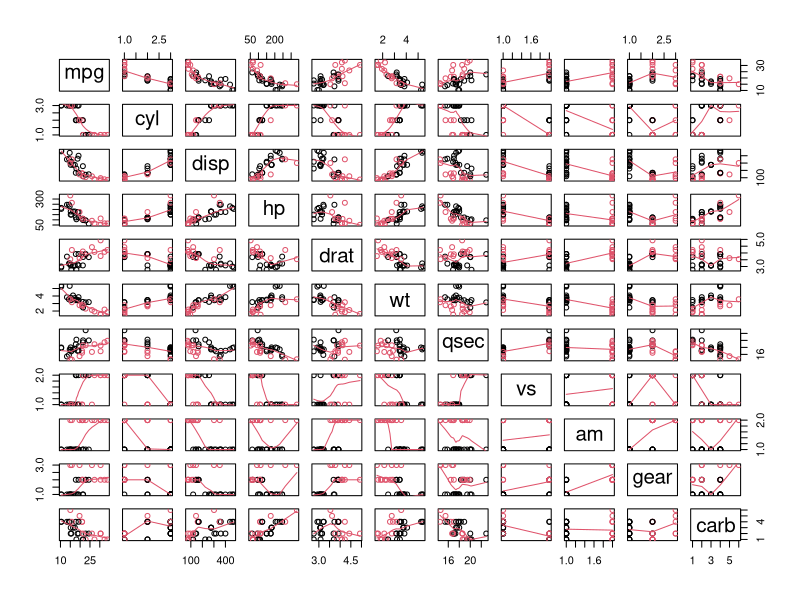
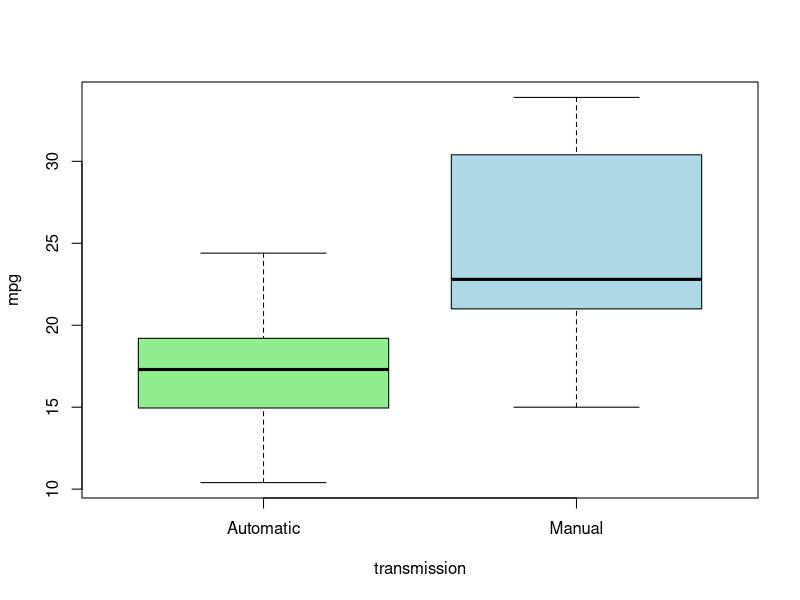
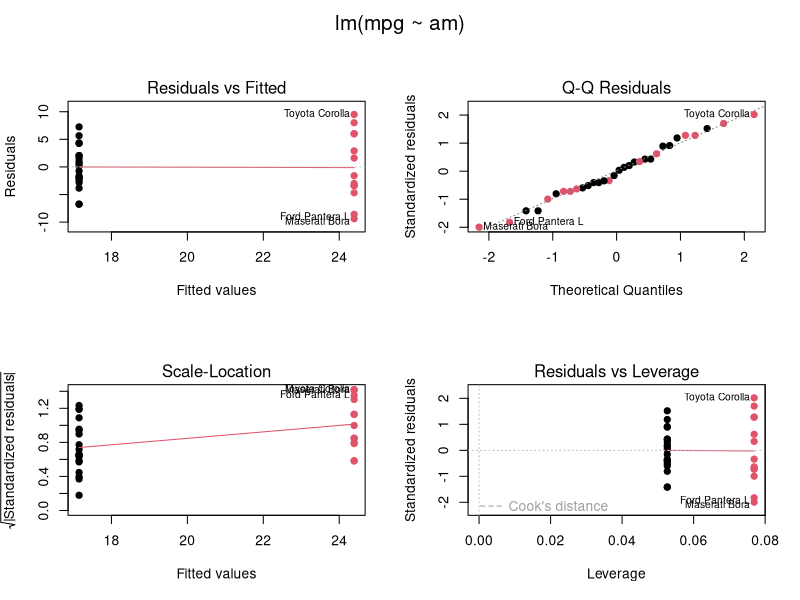
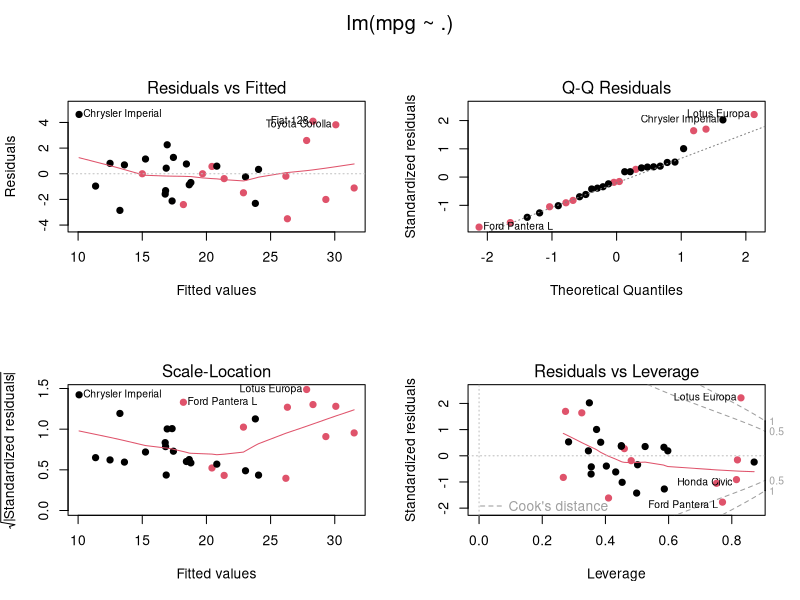
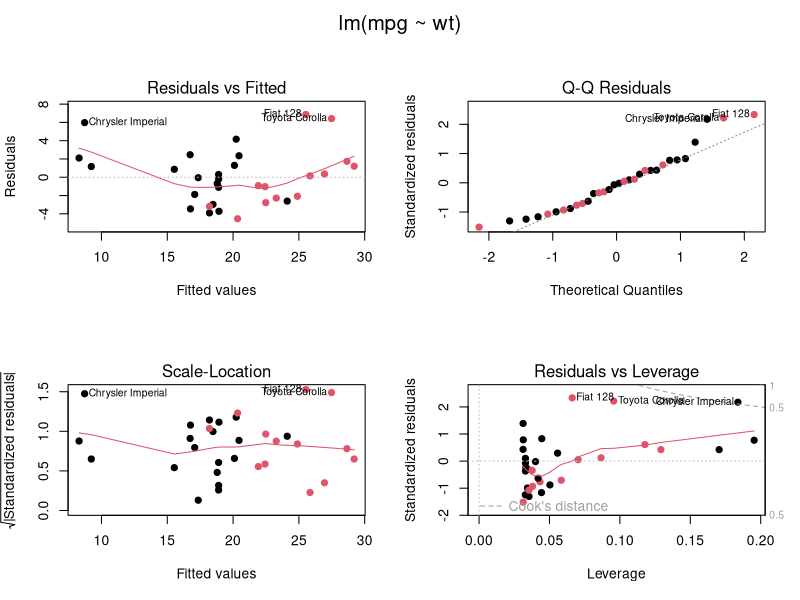
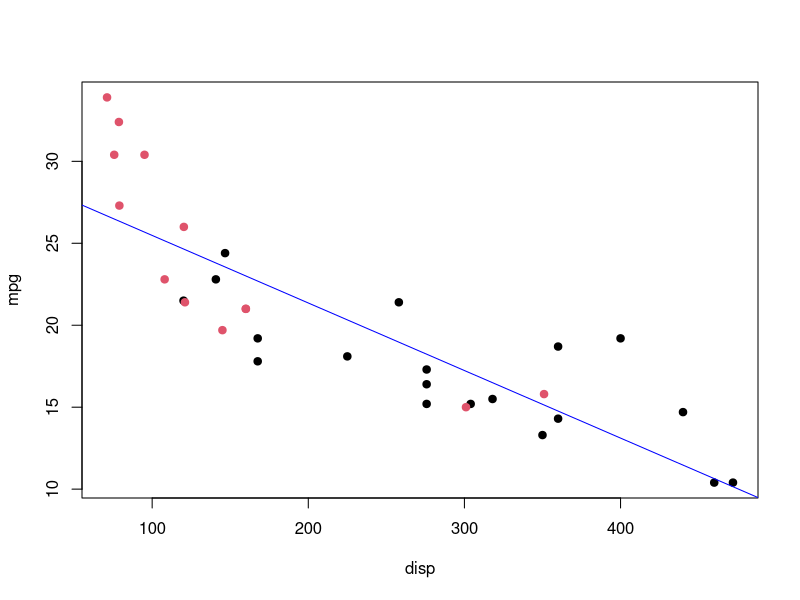
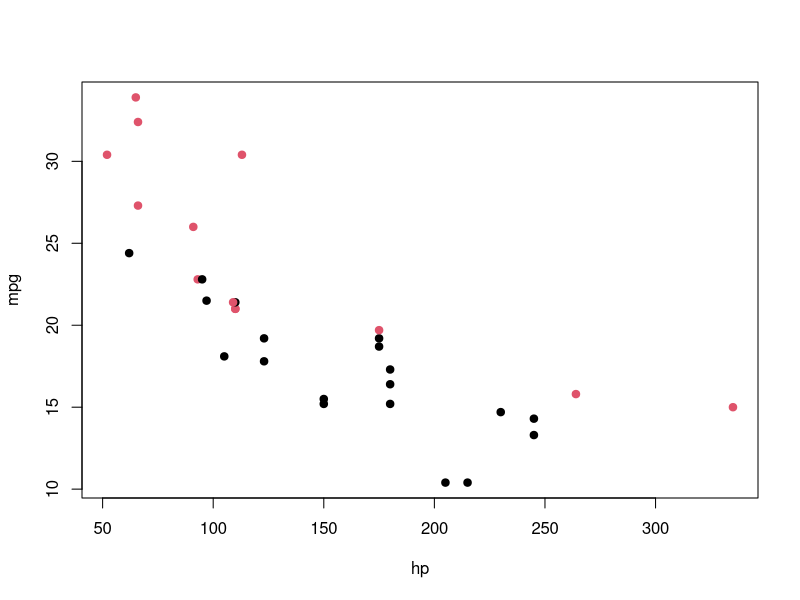
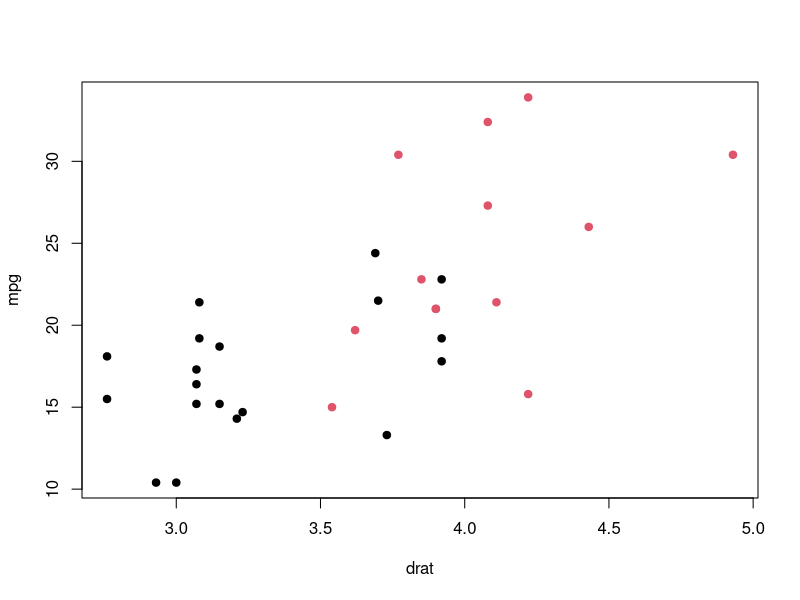

The R source for these figures, in order:
ds <- mtcars
str(ds)
head(ds)

ds$cyl <- as.factor(ds$cyl)
ds$vs <- as.factor(ds$vs) #V-engine or Straight-engine
ds$am <- factor(ds$am,labels=c('Automatic','Manual')) #Transmission-type
ds$gear <- as.factor(ds$gear) 
ds$carb <- as.factor(ds$carb)
str(ds)

summary(ds)

#plot(ds)
pairs(ds, col=ds$am, panel = panel.smooth)

plot(ds$am,ds$mpg,col=c('lightgreen','lightblue'),xlab='transmission', ylab='mpg')

fit <- lm(mpg ~ am,ds)
mdl <- lm(mpg ~ .,ds)
mdl2 <- lm(mpg ~ wt,ds)

summary(fit)
summary(mdl)
summary(mdl2)

par.orig <- par()

par(mfrow = c(2, 2), oma = c(0, 0, 2, 0))
plot(fit,col=ds$am,pch=19)
plot(mdl,col=ds$am,pch=19)
plot(mdl2,col=ds$am,pch=19)
par(par.orig)

z <- lm(mpg ~ disp,ds)
plot(ds$disp,ds$mpg,pch=19,col=ds$am,xlab='disp', ylab='mpg')
abline(z,col='blue')

plot(ds$hp,ds$mpg,pch=19,col=ds$am,xlab='hp', ylab='mpg')
plot(ds$drat,ds$mpg,pch=19,col=ds$am,xlab='drat', ylab='mpg')

z <- lm(mpg ~ wt,ds)
plot(ds$wt,ds$mpg,pch=19,col=ds$am,xlab='weight', ylab='mpg')
abline(z,col='blue')

plot(ds$qsec,ds$mpg,pch=19,col=ds$am,xlab='1/4 mile', ylab='mpg')

plot(ds$vs,ds$mpg,pch=19,col='lightgreen',xlab='vs', ylab='mpg')
plot(ds$cyl,ds$mpg,pch=19,col='lightgreen',xlab='cylinder', ylab='mpg')
plot(ds$gear,ds$mpg,pch=19,col='lightgreen',xlab='gear', ylab='mpg')
plot(ds$carb,ds$mpg,pch=19,col='lightgreen',xlab='carb', ylab='mpg')

pairs(ds,panel=panel.smooth)
